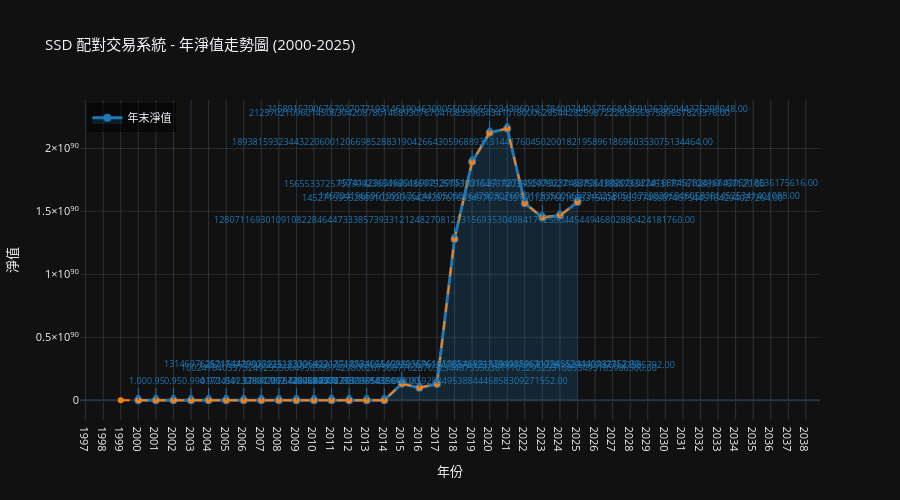

The code cell stored with this chart in its notebook:
### Markdown cell above
### 【年淨值走勢圖】
按年份展示淨值變化，清晰呈現策略在不同年度的表現。

### Code cell
# ===== 年淨值走勢圖 =====
print("\n【第 6.2.5 步】繪製年淨值走勢圖...")

# 計算每年度的淨值
nav_annual = nav.resample('Y').last()
nav_annual.index = nav_annual.index.year

# 初始值設置
nav_annual_values = [1.0]  # 2000年初始淨值
for i in range(len(nav_annual) - 1):
    nav_annual_values.append(nav_annual.iloc[i])

nav_annual_values = nav_annual.values
years = nav_annual.index.astype(str).astype(int).tolist()

# 繪製年淨值走勢折線圖
fig_nav_annual = go.Figure()

# 添加淨值線
fig_nav_annual.add_trace(go.Scatter(
    x=years,
    y=nav_annual_values,
    mode='lines+markers',
    name='年末淨值',
    line=dict(color='#1f77b4', width=3),
    marker=dict(size=8, symbol='circle'),
    fill='tozeroy',
    fillcolor='rgba(31, 119, 180, 0.2)',
    hovertemplate='%{x}年<br>淨值: %{y:.4f}<extra></extra>'
))

# 添加年初淨值 (初始值為1)
years_with_initial = [years[0] - 1] + years
nav_values_with_initial = [1.0] + nav_annual_values.tolist()

fig_nav_annual.add_trace(go.Scatter(
    x=years_with_initial,
    y=nav_values_with_initial,
    mode='lines+markers',
    name='累積淨值',
    line=dict(color='#ff7f0e', width=2, dash='dash'),
    marker=dict(size=6),
    hovertemplate='%{x}年<br>累積淨值: %{y:.4f}<extra></extra>',
    showlegend=False
))

# 更新佈局
fig_nav_annual.update_layout(
    title='SSD 配對交易系統 - 年淨值走勢圖 (2000-2025)',
    xaxis_title='年份',
    yaxis_title='淨值',
    height=500,
    template='plotly_dark',
    hovermode='x unified',
    xaxis=dict(
        tickmode='linear',
        tick0=2000,
        dtick=1
    ),
    yaxis=dict(
        gridcolor='rgba(128, 128, 128, 0.2)'
    ),
    font=dict(size=11),
    showlegend=True,
    legend=dict(
        orientation='v',
        yanchor='top',
        y=0.99,
        xanchor='left',
        x=0.01,
        bgcolor='rgba(0, 0, 0, 0.5)'
    )
)

# 添加數值標籤
for year, nav_val in zip(years, nav_annual_values):
    fig_nav_annual.add_annotation(
        x=year,
        y=nav_val,
        text=f'{nav_val:.2f}',
        showarrow=True,
        arrowhead=2,
        arrowsize=1,
        arrowwidth=1,
        arrowcolor='#1f77b4',
        ax=0,
        ay=-20,
        font=dict(size=9, color='#1f77b4')
    )

fig_nav_annual.show()

print("✓ 年淨值走勢圖已繪製")

# 計算年度變化統計
print("\n【年度淨值統計】")
print(f"{'年份':<8} {'年末淨值':<12} {'年度報酬(%)':<12} {'累計報酬(%)':<12}")
print("-" * 46)

prev_nav = 1.0
for year, nav_val in zip(years, nav_annual_values):
    annual_return = (nav_val - prev_nav) / prev_nav * 100
    cumulative_return = (nav_val - 1) * 100
    print(f"{year:<8} {nav_val:<12.4f} {annual_return:>10.2f}% {cumulative_return:>10.2f}%")
    prev_nav = nav_val

# 最佳年份和最差年份
best_year_idx = np.argmax(nav_annual_values)
worst_year_idx = np.argmin(nav_annual_values)

print(f"\n【極值統計】")
print(f"  最佳年份: {years[best_year_idx]} (淨值: {nav_annual_values[best_year_idx]:.4f})")
print(f"  最差年份: {years[worst_year_idx]} (淨值: {nav_annual_values[worst_year_idx]:.4f})")
print(f"  年均淨值: {np.mean(nav_annual_values):.4f}")
print(f"  年末淨值: {nav_annual_values[-1]:.4f} (總增長: {(nav_annual_values[-1]-1)*100:.2f}%)")

### Figure 1 — Plotly figure (JSON) as saved in the notebook; plotly's stock layout.template omitted (floating-point values rounded to 4 significant figures)
{"data": [{"fill": "tozeroy", "fillcolor": "rgba(31, 119, 180, 0.2)", "hovertemplate": "%{x}年<br>淨值: %{y:.4f}<extra></extra>", "line": {"color": "#1f77b4", "width": 3}, "marker": {"size": 8, "symbol": "circle"}, "mode": "lines+markers", "name": "年末淨值", "type": "scatter", "x": [2000, 2001, 2002, 2003, 2004, 2005, 2006, 2007, 2008, 2009, 2010, 2011, 2012, 2013, 2014, 2015, 2016, 2017, 2018, 2019, 2020, 2021, 2022, 2023, 2024, 2025], "y": [1.0, 0.9464, 0.9486, 0.9899, 0.9659, 1.042, 1.311, 17890.0, 12960.0, 16440.0, 270700.0, 90510.0, 9.912e+17, 6.777e+17, 4.172e+68, 1.315e+89, 1.002e+89, 1.287e+89, 1.281e+90, 1.894e+90, 2.126e+90, 2.159e+90, 1.566e+90, 1.453e+90, 1.467e+90, 1.574e+90]}, {"hovertemplate": "%{x}年<br>累積淨值: %{y:.4f}<extra></extra>", "line": {"color": "#ff7f0e", "dash": "dash", "width": 2}, "marker": {"size": 6}, "mode": "lines+markers", "name": "累積淨值", "showlegend": false, "type": "scatter", "x": [1999, 2000, 2001, 2002, 2003, 2004, 2005, 2006, 2007, 2008, 2009, 2010, 2011, 2012, 2013, 2014, 2015, 2016, 2017, 2018, 2019, 2020, 2021, 2022, 2023, 2024, 2025], "y": [1, 1, 0.9464, 0.9486, 0.9899, 0.9659, 1.042, 1.311, 17890.0, 12960.0, 16440.0, 270700.0, 90510.0, 991244687337378400, 677717033395409700, 4.172e+68, 1.315e+89, 1.002e+89, 1.287e+89, 1.281e+90, 1.894e+90, 2.126e+90, 2.159e+90, 1.566e+90, 1.453e+90, 1.467e+90, 1.574e+90]}], "layout": {"annotations": [{"arrowcolor": "#1f77b4", "arrowhead": 2, "arrowsize": 1, "arrowwidth": 1, "ax": 0, "ay": -20, "font": {"color": "#1f77b4", "size": 9}, "showarrow": true, "text": "1.00", "x": 2000, "y": 1}, {"arrowcolor": "#1f77b4", "arrowhead": 2, "arrowsize": 1, "arrowwidth": 1, "ax": 0, "ay": -20, "font": {"color": "#1f77b4", "size": 9}, "showarrow": true, "text": "0.95", "x": 2001, "y": 0.9464}, {"arrowcolor": "#1f77b4", "arrowhead": 2, "arrowsize": 1, "arrowwidth": 1, "ax": 0, "ay": -20, "font": {"color": "#1f77b4", "size": 9}, "showarrow": true, "text": "0.95", "x": 2002, "y": 0.9486}, {"arrowcolor": "#1f77b4", "arrowhead": 2, "arrowsize": 1, "arrowwidth": 1, "ax": 0, "ay": -20, "font": {"color": "#1f77b4", "size": 9}, "showarrow": true, "text": "0.99", "x": 2003, "y": 0.9899}, {"arrowcolor": "#1f77b4", "arrowhead": 2, "arrowsize": 1, "arrowwidth": 1, "ax": 0, "ay": -20, "font": {"color": "#1f77b4", "size": 9}, "showarrow": true, "text": "0.97", "x": 2004, "y": 0.9659}, {"arrowcolor": "#1f77b4", "arrowhead": 2, "arrowsize": 1, "arrowwidth": 1, "ax": 0, "ay": -20, "font": {"color": "#1f77b4", "size": 9}, "showarrow": true, "text": "1.04", "x": 2005, "y": 1.042}, {"arrowcolor": "#1f77b4", "arrowhead": 2, "arrowsize": 1, "arrowwidth": 1, "ax": 0, "ay": -20, "font": {"color": "#1f77b4", "size": 9}, "showarrow": true, "text": "1.31", "x": 2006, "y": 1.311}, {"arrowcolor": "#1f77b4", "arrowhead": 2, "arrowsize": 1, "arrowwidth": 1, "ax": 0, "ay": -20, "font": {"color": "#1f77b4", "size": 9}, "showarrow": true, "text": "17887.01", "x": 2007, "y": 17890.0}, {"arrowcolor": "#1f77b4", "arrowhead": 2, "arrowsize": 1, "arrowwidth": 1, "ax": 0, "ay": -20, "font": {"color": "#1f77b4", "size": 9}, "showarrow": true, "text": "12962.43", "x": 2008, "y": 12960.0}, {"arrowcolor": "#1f77b4", "arrowhead": 2, "arrowsize": 1, "arrowwidth": 1, "ax": 0, "ay": -20, "font": {"color": "#1f77b4", "size": 9}, "showarrow": true, "text": "16440.44", "x": 2009, "y": 16440.0}, {"arrowcolor": "#1f77b4", "arrowhead": 2, "arrowsize": 1, "arrowwidth": 1, "ax": 0, "ay": -20, "font": {"color": "#1f77b4", "size": 9}, "showarrow": true, "text": "270687.44", "x": 2010, "y": 270700.0}, {"arrowcolor": "#1f77b4", "arrowhead": 2, "arrowsize": 1, "arrowwidth": 1, "ax": 0, "ay": -20, "font": {"color": "#1f77b4", "size": 9}, "showarrow": true, "text": "90514.79", "x": 2011, "y": 90510.0}, {"arrowcolor": "#1f77b4", "arrowhead": 2, "arrowsize": 1, "arrowwidth": 1, "ax": 0, "ay": -20, "font": {"color": "#1f77b4", "size": 9}, "showarrow": true, "text": "991244687337378432.00", "x": 2012, "y": 991244687337378400}, {"arrowcolor": "#1f77b4", "arrowhead": 2, "arrowsize": 1, "arrowwidth": 1, "ax": 0, "ay": -20, "font": {"color": "#1f77b4", "size": 9}, "showarrow": true, "text": "677717033395409664.00", "x": 2013, "y": 677717033395409700}, {"arrowcolor": "#1f77b4", "arrowhead": 2, "arrowsize": 1, "arrowwidth": 1, "ax": 0, "ay": -20, "font": {"color": "#1f77b4", "size": 9}, "showarrow": true, "text": "417245923280478787264312372273006183501808592884953884446858309271552.00", "x": 2014, "y": 4.172e+68}, {"arrowcolor": "#1f77b4", "arrowhead": 2, "arrowsize": 1, "arrowwidth": 1, "ax": 0, "ay": -20, "font": {"color": "#1f77b4", "size": 9}, "showarrow": true, "text": "131469762521544290239251833064221371853402549980359616598546891879498596317943524440932352.00", "x": 2015, "y": 1.315e+89}, {"arrowcolor": "#1f77b4", "arrowhead": 2, "arrowsize": 1, "arrowwidth": 1, "ax": 0, "ay": -20, "font": {"color": "#1f77b4", "size": 9}, "showarrow": true, "text": "100241840337324925556649565897429800267568776287032344875536381110329525316833493185986560.00", "x": 2016, "y": 1.002e+89}, {"arrowcolor": "#1f77b4", "arrowhead": 2, "arrowsize": 1, "arrowwidth": 1, "ax": 0, "ay": -20, "font": {"color": "#1f77b4", "size": 9}, "showarrow": true, "text": "128717977030622322200189367547782184462230676124753721237480907917092814299907877127585792.00", "x": 2017, "y": 1.287e+89}, {"arrowcolor": "#1f77b4", "arrowhead": 2, "arrowsize": 1, "arrowwidth": 1, "ax": 0, "ay": -20, "font": {"color": "#1f77b4", "size": 9}, "showarrow": true, "text": "1280711693010910822846447333857393312124827081213156935304984171256044544946802880424181760.00", "x": 2018, "y": 1.281e+90}, {"arrowcolor": "#1f77b4", "arrowhead": 2, "arrowsize": 1, "arrowwidth": 1, "ax": 0, "ay": -20, "font": {"color": "#1f77b4", "size": 9}, "showarrow": true, "text": "1893815932344322060012066985288319042664305968893131441760450200182195896186960353075134464.00", "x": 2019, "y": 1.894e+90}, {"arrowcolor": "#1f77b4", "arrowhead": 2, "arrowsize": 1, "arrowwidth": 1, "ax": 0, "ay": -20, "font": {"color": "#1f77b4", "size": 9}, "showarrow": true, "text": "2125702109601450630420878014689307670410835965434101800062854428259872226335657589657829376.00", "x": 2020, "y": 2.126e+90}, {"arrowcolor": "#1f77b4", "arrowhead": 2, "arrowsize": 1, "arrowwidth": 1, "ax": 0, "ay": -20, "font": {"color": "#1f77b4", "size": 9}, "showarrow": true, "text": "2158915790676792707719314619046309055022665523439601217840074401756684369126395044375298048.00", "x": 2021, "y": 2.159e+90}, {"arrowcolor": "#1f77b4", "arrowhead": 2, "arrowsize": 1, "arrowwidth": 1, "ax": 0, "ay": -20, "font": {"color": "#1f77b4", "size": 9}, "showarrow": true, "text": "1565533725759390236549864869752579350164667203502975027168758438887334745317716108897157120.00", "x": 2022, "y": 1.566e+90}, {"arrowcolor": "#1f77b4", "arrowhead": 2, "arrowsize": 1, "arrowwidth": 1, "ax": 0, "ay": -20, "font": {"color": "#1f77b4", "size": 9}, "showarrow": true, "text": "1452715955288910292066429287676334976764351501207661698315604138597468874675445184294027264.00", "x": 2023, "y": 1.453e+90}, {"arrowcolor": "#1f77b4", "arrowhead": 2, "arrowsize": 1, "arrowwidth": 1, "ax": 0, "ay": -20, "font": {"color": "#1f77b4", "size": 9}, "showarrow": true, "text": "1467041965961090176244105008364790307698911835009637342258051172983969460583814525341401088.00", "x": 2024, "y": 1.467e+90}, {"arrowcolor": "#1f77b4", "arrowhead": 2, "arrowsize": 1, "arrowwidth": 1, "ax": 0, "ay": -20, "font": {"color": "#1f77b4", "size": 9}, "showarrow": true, "text": "1574142363162916902139051831527192734958382324838361882026022416894578241664305718536175616.00", "x": 2025, "y": 1.574e+90}], "font": {"size": 11}, "height": 500, "hovermode": "x unified", "legend": {"bgcolor": "rgba(0, 0, 0, 0.5)", "orientation": "v", "x": 0.01, "xanchor": "left", "y": 0.99, "yanchor": "top"}, "showlegend": true, "title": {"text": "SSD 配對交易系統 - 年淨值走勢圖 (2000-2025)"}, "xaxis": {"dtick": 1, "tick0": 2000, "tickmode": "linear", "title": {"text": "年份"}}, "yaxis": {"gridcolor": "rgba(128, 128, 128, 0.2)", "title": {"text": "淨值"}}}}
